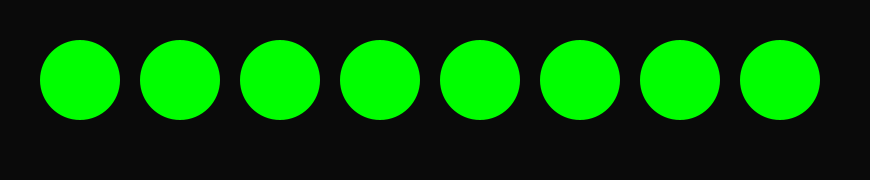
Frame 1 (no input)
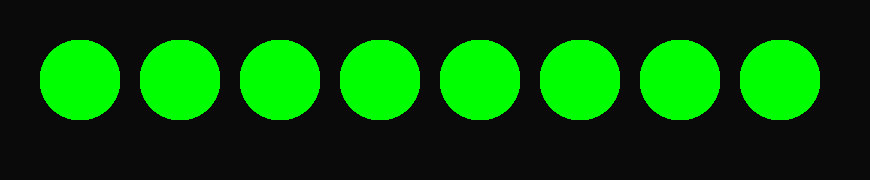
Frame 60 (the mouse pressed at the canvas centre just before this capture)
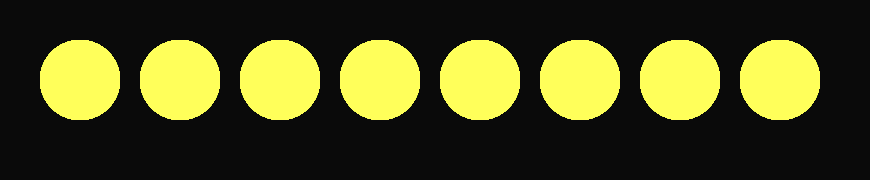
Frame 120 (the mouse held since frame 60 and released just before this capture)

The Processing sketch that drew these frames (run headless with seeded random() and noise(); from frame 60 on, the mouse is pressed at the canvas centre):

// Processing sketch: processing_38308
// ── processing_38308.pde

int moonX=80, moonY=80, moonWidth=80, moonHeight=80;

void setup() {
size(870,180);
smooth();
noStroke();
//fill(210,255,203);
background(10);
}

void draw (){
//color change
fill(mouseX,300,mouseY); 

//moon 1
ellipse(moonX,moonY,moonWidth,moonHeight);

//moon 2
ellipse(moonX+100,moonY,moonWidth,moonHeight);

//moon 3
ellipse(moonX+200,moonY,moonWidth,moonHeight);

//moon 4
ellipse(moonX+300,moonY,moonWidth,moonHeight);

//moon 5
ellipse(moonX+400,moonY,moonWidth,moonHeight);

//moon 6
ellipse(moonX+500,moonY,moonWidth,moonHeight);

//moon 7
ellipse(moonX+600,moonY,moonWidth,moonHeight);

//moon 8
ellipse(moonX+700,moonY,moonWidth,moonHeight);



//moon shadows
if (keyPressed){
fill(10,240);

//moon shadow 1
ellipse(moonX-5,moonY,moonWidth+5,moonHeight+5);

//moon shadow 2
ellipse(moonX+92,moonY,moonWidth+5,moonHeight+7);

//moon shadow 3
ellipse(moonX+193,moonY,moonWidth-8,moonHeight+7);

//moon shadow 4
ellipse(moonX+285,moonY,moonWidth-10,moonHeight+8);

//moon shadow 5
ellipse(moonX+387,moonY,moonWidth-24,moonHeight+12);

//moon shadow 6
ellipse(moonX+482,moonY,moonWidth-34,moonHeight+16);

//moon shadow 7
ellipse(moonX+580,moonY,moonWidth-30,moonHeight+48);

//moon shadow 8
ellipse(moonX+680,moonY,moonWidth-30,moonHeight+54);
//inverse ellipse
fill(mouseX,300,mouseY);
ellipse(moonX+701,moonY,moonWidth-70,moonHeight);

}

}
